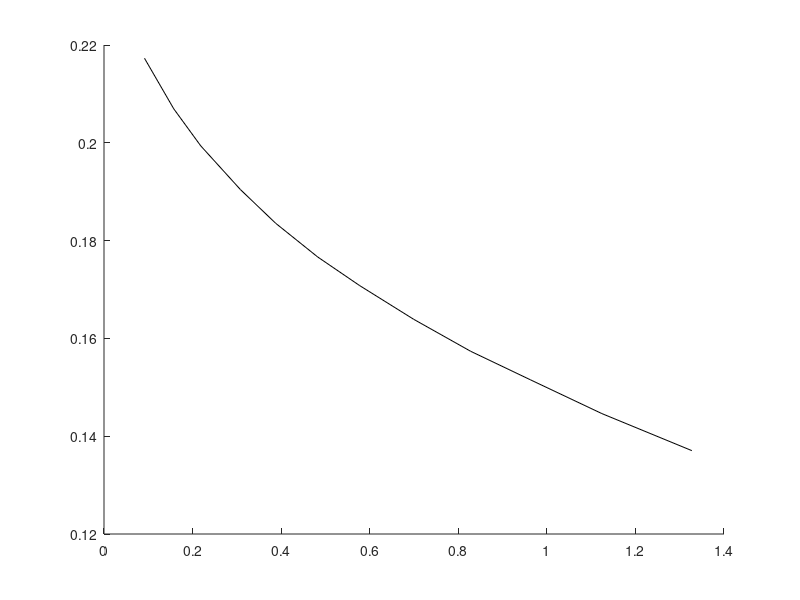

Source code (MATLAB): (Note: this script raises an error after producing the figure.)
clear; close; clc;

shaqfeh_data = [0.09142212189616253, 0.21728650137741048
0.1574492099322799, 0.20695592286501377
0.21839729119638826, 0.1993801652892562
0.3081264108352144, 0.19042699724517906
0.3876975169300226, 0.18353994490358128
0.48250564334085777, 0.17665289256198347
0.577313769751693, 0.17079889807162535
0.6992099322799097, 0.16391184573002754
0.8278781038374717, 0.15736914600550964
0.9633182844243792, 0.15151515151515152
1.1241534988713318, 0.14462809917355374
1.327313769751693, 0.13705234159779614];

kantsler_data=[0.12358916478555304, 0.22176308539944906
0.18623024830699775, 0.20695592286501377
0.25225733634311515, 0.19765840220385675
0.33860045146726864, 0.1825068870523416
0.43510158013544015, 0.17389807162534435
0.5468397291196389, 0.16460055096418733
0.6670428893905191, 0.1553030303030303
0.7990970654627539, 0.14738292011019283
0.9446952595936794, 0.1391184573002755
1.0987584650112867, 0.13292011019283748
1.2714446952595937, 0.12637741046831957];

misbah_data=[0.08803611738148984, 0.21694214876033058
0.1879232505643341, 0.20075757575757577
0.27257336343115124, 0.19008264462809918
0.4621896162528217, 0.17011019283746556
0.6992099322799097, 0.14910468319559228
0.9260722347629796, 0.13085399449035812
1.1580135440180586, 0.11225895316804407
1.3205417607223475, 0.09951790633608816];

broussinos_data = [.45, .1775;
.1, .2175;
1 .1425]

plot(shaqfeh_data(:,1),shaqfeh_data(:,2),'k',LineWidth=1.5,DisplayName="Zhao & Shaqfeh simulations"); hold on;
plot(misbah_data(:,1),misbah_data(:,2),'k',LineStyle='--',LineWidth=1.5,DisplayName="Misbah perturbation theory");
scatter(kantsler_data(:,1),kantsler_data(:,2),100,LineWidth=2,MarkerEdgeColor='k',DisplayName="Kantsler & Steinberg measurements")
scatter(broussinos_data(:,1),broussinos_data(:,2),100,LineWidth=2,MarkerEdgeColor='g',DisplayName="My measurements")

set(gcf,"Position",[600,200,1000,700])
title("Membrane excess area vs tilt angle, \chi = 9",'Interpreter','tex',FontSize=30)
xlim([0,1.5]); ylim([0.1,.25])


legend(fontsize=20);
